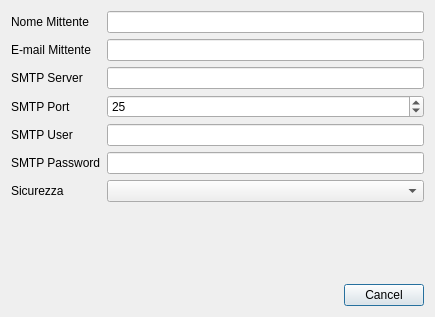
<?xml version="1.0" encoding="UTF-8"?>
<ui version="4.0">
 <class>Dialog</class>
 <widget class="QDialog" name="Dialog">
  <property name="geometry">
   <rect>
    <x>0</x>
    <y>0</y>
    <width>435</width>
    <height>317</height>
   </rect>
  </property>
  <property name="windowTitle">
   <string>Impostazioni</string>
  </property>
  <layout class="QGridLayout" name="gridLayout">
   <item row="4" column="1">
    <widget class="QLineEdit" name="leUsername"/>
   </item>
   <item row="4" column="0">
    <widget class="QLabel" name="label_2">
     <property name="text">
      <string>SMTP User</string>
     </property>
    </widget>
   </item>
   <item row="7" column="1">
    <spacer name="verticalSpacer">
     <property name="orientation">
      <enum>Qt::Vertical</enum>
     </property>
     <property name="sizeHint" stdset="0">
      <size>
       <width>20</width>
       <height>40</height>
      </size>
     </property>
    </spacer>
   </item>
   <item row="0" column="1">
    <widget class="QLineEdit" name="leSenderName"/>
   </item>
   <item row="6" column="0">
    <widget class="QLabel" name="label_5">
     <property name="text">
      <string>Sicurezza</string>
     </property>
    </widget>
   </item>
   <item row="2" column="0">
    <widget class="QLabel" name="label">
     <property name="text">
      <string>SMTP Server</string>
     </property>
    </widget>
   </item>
   <item row="3" column="1">
    <widget class="QSpinBox" name="sbPort">
     <property name="maximum">
      <number>65535</number>
     </property>
     <property name="value">
      <number>25</number>
     </property>
    </widget>
   </item>
   <item row="0" column="0">
    <widget class="QLabel" name="label_6">
     <property name="text">
      <string>Nome Mittente</string>
     </property>
    </widget>
   </item>
   <item row="2" column="1">
    <widget class="QLineEdit" name="leServer"/>
   </item>
   <item row="5" column="0">
    <widget class="QLabel" name="label_3">
     <property name="text">
      <string>SMTP Password</string>
     </property>
    </widget>
   </item>
   <item row="1" column="1">
    <widget class="QLineEdit" name="leSenderEmail"/>
   </item>
   <item row="6" column="1">
    <widget class="QComboBox" name="cbSecurity">
     <item>
      <property name="text">
       <string/>
      </property>
     </item>
     <item>
      <property name="text">
       <string>SSL</string>
      </property>
     </item>
     <item>
      <property name="text">
       <string>TLS</string>
      </property>
     </item>
    </widget>
   </item>
   <item row="8" column="0" colspan="2">
    <widget class="QDialogButtonBox" name="buttonBox">
     <property name="orientation">
      <enum>Qt::Horizontal</enum>
     </property>
     <property name="standardButtons">
      <set>QDialogButtonBox::Cancel</set>
     </property>
    </widget>
   </item>
   <item row="3" column="0">
    <widget class="QLabel" name="label_4">
     <property name="text">
      <string>SMTP Port</string>
     </property>
    </widget>
   </item>
   <item row="5" column="1">
    <widget class="QLineEdit" name="lePassword">
     <property name="echoMode">
      <enum>QLineEdit::PasswordEchoOnEdit</enum>
     </property>
    </widget>
   </item>
   <item row="1" column="0">
    <widget class="QLabel" name="label_7">
     <property name="text">
      <string>E-mail Mittente</string>
     </property>
    </widget>
   </item>
  </layout>
 </widget>
 <tabstops>
  <tabstop>leSenderName</tabstop>
  <tabstop>leSenderEmail</tabstop>
  <tabstop>leServer</tabstop>
  <tabstop>sbPort</tabstop>
  <tabstop>leUsername</tabstop>
  <tabstop>lePassword</tabstop>
  <tabstop>cbSecurity</tabstop>
 </tabstops>
 <resources/>
 <connections>
  <connection>
   <sender>buttonBox</sender>
   <signal>accepted()</signal>
   <receiver>Dialog</receiver>
   <slot>accept()</slot>
   <hints>
    <hint type="sourcelabel">
     <x>248</x>
     <y>254</y>
    </hint>
    <hint type="destinationlabel">
     <x>157</x>
     <y>274</y>
    </hint>
   </hints>
  </connection>
  <connection>
   <sender>buttonBox</sender>
   <signal>rejected()</signal>
   <receiver>Dialog</receiver>
   <slot>reject()</slot>
   <hints>
    <hint type="sourcelabel">
     <x>316</x>
     <y>260</y>
    </hint>
    <hint type="destinationlabel">
     <x>286</x>
     <y>274</y>
    </hint>
   </hints>
  </connection>
 </connections>
</ui>
